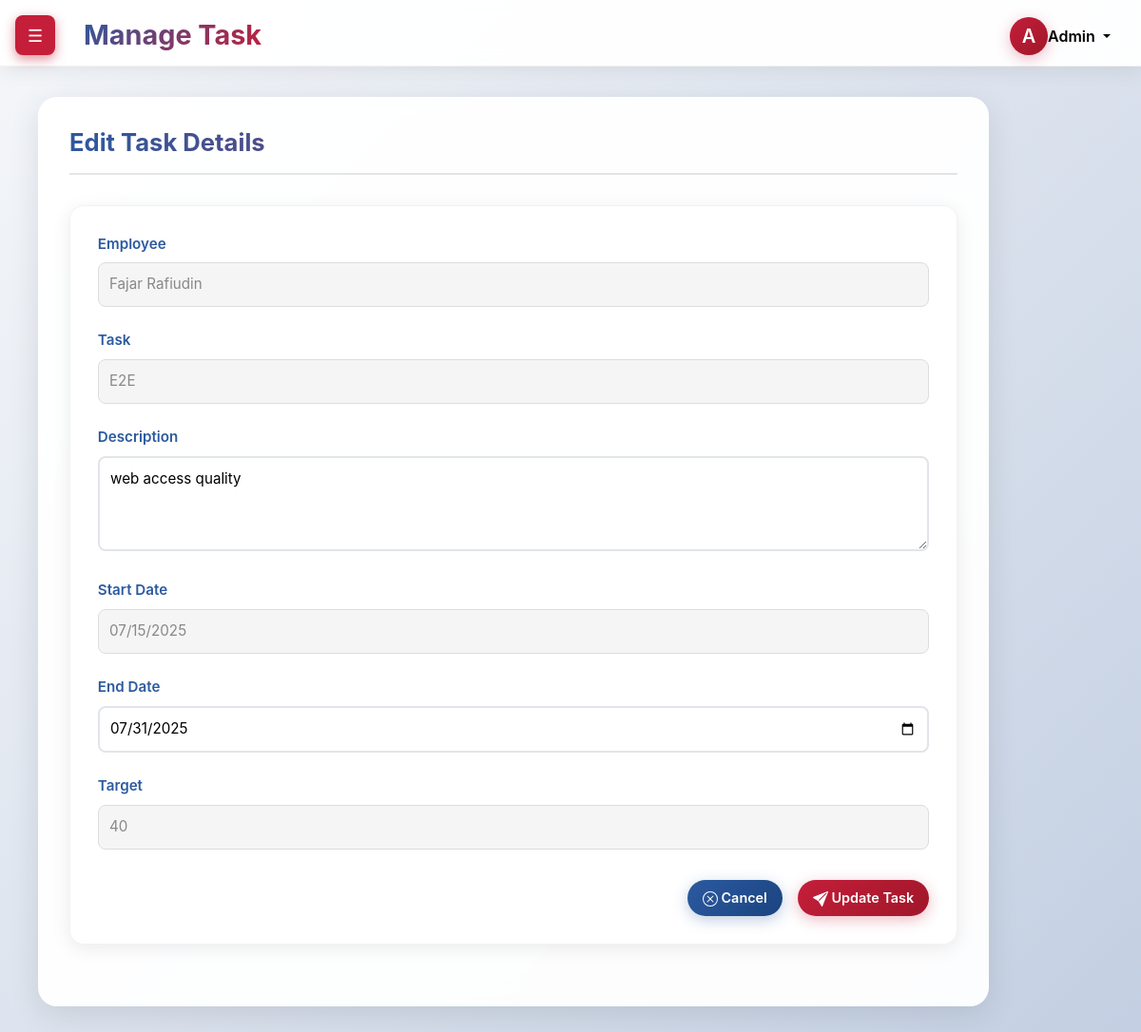
The page /admin/edittask.php?id=76 (signed in) on the database its author committed.
### tables this page shows
CREATE TABLE `user_tasks` (
  `id` int NOT NULL,
  `user_id` int NOT NULL,
  `task_id` int NOT NULL,
  `task_type` enum('numeric','textual') NOT NULL DEFAULT 'numeric',
  `start_date` date NOT NULL,
  `end_date` date NOT NULL,
  `description` varchar(255) DEFAULT NULL,
  `target_int` int DEFAULT NULL,
  `target_str` varchar(255) DEFAULT NULL,
  `progress_int` int DEFAULT '0',
  `total_completed` int DEFAULT '0',
  `status` enum('In Progress','Achieved','Non Achieved') DEFAULT 'In Progress',
  `created_at` timestamp NULL DEFAULT CURRENT_TIMESTAMP,
  `updated_at` timestamp NULL DEFAULT CURRENT_TIMESTAMP ON UPDATE CURRENT_TIMESTAMP
);

CREATE TABLE `users` (
  `id` int NOT NULL,
  `name` varchar(100) NOT NULL,
  `nik` varchar(20) NOT NULL,
  `phone` varchar(20) DEFAULT NULL,
  `email` varchar(100) NOT NULL,
  `gender` enum('male','female') DEFAULT NULL,
  `profile_photo` varchar(255) DEFAULT NULL,
  `status` enum('Active','Inactive') DEFAULT 'Active',
  `password` varchar(255) NOT NULL,
  `role` enum('admin','manager','employee') DEFAULT 'employee',
  `created_at` timestamp NULL DEFAULT CURRENT_TIMESTAMP,
  `updated_at` timestamp NULL DEFAULT CURRENT_TIMESTAMP ON UPDATE CURRENT_TIMESTAMP
);

CREATE TABLE `tasks` (
  `id` int NOT NULL,
  `name` varchar(255) NOT NULL,
  `created_at` timestamp NULL DEFAULT CURRENT_TIMESTAMP,
  `updated_at` timestamp NULL DEFAULT CURRENT_TIMESTAMP ON UPDATE CURRENT_TIMESTAMP
);

### admin/edittask.php (the view, shortened to what this page needs)
<?php
require '../config.php';
$task_id = isset($_GET['id']) ? intval($_GET['id']) : 0;
$stmt = $conn->prepare("SELECT ut.*, u.name as user_name, t.name as task_name
                        FROM user_tasks ut
                        JOIN users u ON ut.user_id = u.id
                        JOIN tasks t ON ut.task_id = t.id
                        WHERE ut.id = ?");
$stmt->bind_param("i", $task_id);
$stmt->execute();
$result = $stmt->get_result();
$task_data = $result->fetch_assoc();
$employees_result = $conn->query("SELECT id, name FROM users WHERE role = 'employee' ORDER BY name");
$employees = [];
while ($row = $employees_result->fetch_assoc()) {
    $employees[] = $row;
}
$tasks_result = $conn->query("SELECT id, name FROM tasks ORDER BY name");
$tasks = [];
while ($row = $tasks_result->fetch_assoc()) {
    $tasks[] = $row;
}
?>
<!DOCTYPE html>
<html lang="id">
<head>
    <link href="https://cdnjs.cloudflare.com/ajax/libs/bootstrap/5.3.0/css/bootstrap.min.css" rel="stylesheet">
    <link href="https://cdnjs.cloudflare.com/ajax/libs/bootstrap-icons/1.10.0/font/bootstrap-icons.min.css" rel="stylesheet">
    <link href="https://cdnjs.cloudflare.com/ajax/libs/select2/4.0.13/css/select2.min.css" rel="stylesheet">
    <link rel="stylesheet" href="../css/admin/style-edittask.css" />
</head>
<body>
  <button class="toggle-burger" id="burgerBtn" onclick="toggleSidebar()"></button>
  <div class="dashboard-container">
    <main class="main-content" id="mainContent">
      <header class="header">
        <div>
          <h1 class="header-title">Manage Task</h1>
        </div>
        <div class="d-flex align-items-center">
          <div class="dropdown">
            <button class="btn btn-link dropdown-toggle text-decoration-none d-flex align-items-center" type="button" data-bs-toggle="dropdown" aria-expanded="false">
              <div class="user-avatar rounded-circle d-flex align-items-center justify-content-center" style="width: 40px; height: 40px; font-size: 1.25rem; font-weight: 600; background-color: #b02a37; color: #fff;">A</div>
              <span class="fw-semibold" style= "color: #000000;">Admin</span>
            </button>
          </div>
        </div>
      </header>
      <section class="content-section">
        <h2 class="section-title">Edit Task Details</h2>
        <form id="taskForm" class="task-form" data-task-id="<?= $task_data['id'] ?>">
          <?php
          $now = date('Y-m-d');
          $is_locked = ($now >= $task_data['start_date']);
          ?>
          <div class="form-group">
            <label class="form-label" for="employeeName">Employee</label>
            <select id="employeeName" name="employeeName" class="form-select" <?= $is_locked ? 'disabled' : 'required' ?> >
              <?php foreach ($employees as $employee): ?>
                <option value="<?= $employee['id'] ?>" <?= $employee['id'] == $task_data['user_id'] ? 'selected' : '' ?> >
                  <?= htmlspecialchars($employee['name']) ?>
                </option>
                <?php endforeach; ?>
              </select>
              </div>
              <div class="form-group">
                <label for="task_type_id" class="form-label">Task</label>
                <select id="task_type_id" name="task_type_id" class="form-select" <?= $is_locked ? 'disabled' : 'required' ?> >
                  <?php foreach ($tasks as $task): ?>
                    <option value="<?= $task['id'] ?>" <?= $task['id'] == $task_data['task_id'] ? 'selected' : '' ?> >
                      <?= htmlspecialchars($task['name']) ?>
                    </option>
                    <?php endforeach; ?>
                  </select>
                  </div>
                  <div class="form-group full-width">
                    <label class="form-label" for="taskDesc">Description</label>
                    <textarea id="taskDesc" class="form-textarea" placeholder="Enter task description..." <?= $is_locked ? '' : 'required' ?>><?= htmlspecialchars($task_data['description'] ?? '') ?></textarea>
                  </div>
                  <div class="form-group">
                    <label class="form-label" for="startDate">Start Date</label>
                    <input type="date" id="startDate" name="startDate" class="form-input" value="<?= htmlspecialchars($task_data['start_date']) ?>" <?= $is_locked ? 'disabled' : 'required' ?> >
                    </div>
                    <div class="form-group">
                      <label class="form-label" for="endDate">End Date</label>
                      <input type="date" id="endDate" class="form-input" value="<?= htmlspecialchars($task_data['end_date']) ?>" <?= $is_locked ? '' : 'required' ?> >
                    </div>
                    <div class="form-group">
                      <label class="form-label" for="target">Target</label>
                      <?php
                      $target_value = '';
                      if ($task_data['task_type'] === 'numeric' && !empty($task_data['target_int'])) {
                        $target_value = $task_data['target_int'];
                      } elseif ($task_data['task_type'] !== 'numeric' && !empty($task_data['target_str'])) {
                        $target_value = $task_data['target_str'];
                      }
                      ?>
                      <input type="text" id="target" name="target" class="form-input" placeholder="e.g., 50 WO/HARI" value="<?= htmlspecialchars($target_value) ?>" <?= $is_locked ? 'disabled' : 'required' ?> >
                      </div>
                      <div class="form-actions">
                        <button type="button" class="btn btn-secondary" onclick="cancelEdit()">
                          Cancel
                        </button>
                        <button type="submit" class="btn btn-primary">
                          Update Task
                        </button>
                      </div>
                    </form>
                  </section>
                </main>
  </body>
</html>

### rows shown on the page
user_tasks: employeeName "Fajar Rafiudin", task_type_id "E2E", start_date+description "web access quality", startDate "07/15/2025", end_date "07/31/2025", target "40"
